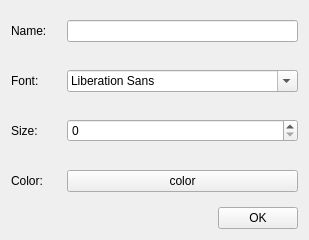
     <widget class="QWidget" name="Title">
      <attribute name="title">
       <string>Title</string>
      </attribute>
      <layout class="QGridLayout" name="gridLayout_4">
       <item row="0" column="0">
        <layout class="QGridLayout" name="gridLayout_2">
         <property name="sizeConstraint">
          <enum>QLayout::SetDefaultConstraint</enum>
         </property>
         <property name="verticalSpacing">
          <number>10</number>
         </property>
         <item row="1" column="2">
          <widget class="QFontComboBox" name="titlefontCombobox">
           <property name="fontFilters">
            <set>QFontComboBox::AllFonts</set>
           </property>
          </widget>
         </item>
         <item row="3" column="0">
          <widget class="QLabel" name="label_4">
           <property name="minimumSize">
            <size>
             <width>50</width>
             <height>40</height>
            </size>
           </property>
           <property name="text">
            <string>Color:</string>
           </property>
          </widget>
         </item>
         <item row="1" column="0">
          <widget class="QLabel" name="label_2">
           <property name="minimumSize">
            <size>
             <width>50</width>
             <height>40</height>
            </size>
           </property>
           <property name="text">
            <string>Font:</string>
           </property>
          </widget>
         </item>
         <item row="3" column="2">
          <widget class="QPushButton" name="colorbutton">
           <property name="text">
            <string>color</string>
           </property>
          </widget>
         </item>
         <item row="0" column="0">
          <widget class="QLabel" name="label">
           <property name="minimumSize">
            <size>
             <width>50</width>
             <height>40</height>
            </size>
           </property>
           <property name="text">
            <string>Name:</string>
           </property>
          </widget>
         </item>
         <item row="0" column="2">
          <widget class="QLineEdit" name="titleName"/>
         </item>
         <item row="2" column="0">
          <widget class="QLabel" name="label_3">
           <property name="minimumSize">
            <size>
             <width>50</width>
             <height>40</height>
            </size>
           </property>
           <property name="text">
            <string>Size:</string>
           </property>
          </widget>
         </item>
         <item row="2" column="2">
          <widget class="QSpinBox" name="titlespinBox"/>
         </item>
        </layout>
       </item>
       <item row="1" column="0">
        <layout class="QHBoxLayout" name="horizontalLayout">
         <property name="sizeConstraint">
          <enum>QLayout::SetMinimumSize</enum>
         </property>
         <item>
          <spacer name="horizontalSpacer">
           <property name="orientation">
            <enum>Qt::Horizontal</enum>
           </property>
           <property name="sizeType">
            <enum>QSizePolicy::Expanding</enum>
           </property>
           <property name="sizeHint" stdset="0">
            <size>
             <width>40</width>
             <height>13</height>
            </size>
           </property>
          </spacer>
         </item>
         <item>
          <widget class="QPushButton" name="pushButton">
           <property name="text">
            <string>OK</string>
           </property>
          </widget>
         </item>
        </layout>
       </item>
      </layout>
     </widget>
